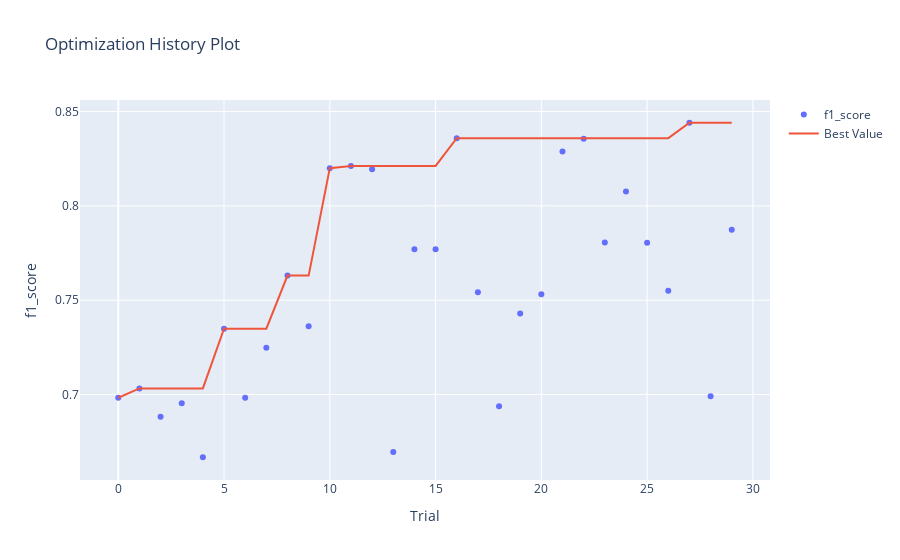

The cell this chart's notebook holds for it:
### Markdown cell above
График истории оптимизации - отображает количество испытаний на оси Х и метрику на оси Y.

Следует использовать эту диаграмму, чтобы проверить, идет ли оптимизация гиперпараметров в правильном направлении или нет.

### Code cell
optuna.visualization.plot_optimization_history(study, target_name="f1_score")

### Figure 1 — Plotly figure (JSON) as saved in the notebook; plotly's stock layout.template omitted (floating-point values rounded to 4 significant figures)
{"data": [{"mode": "markers", "name": "f1_score", "type": "scatter", "x": [0, 1, 2, 3, 4, 5, 6, 7, 8, 9, 10, 11, 12, 13, 14, 15, 16, 17, 18, 19, 20, 21, 22, 23, 24, 25, 26, 27, 28, 29], "y": [0.6983, 0.7033, 0.6883, 0.6954, 0.6668, 0.7349, 0.6983, 0.7248, 0.763, 0.7362, 0.82, 0.8212, 0.8194, 0.6696, 0.777, 0.777, 0.8359, 0.7542, 0.6938, 0.743, 0.7532, 0.8288, 0.8356, 0.7806, 0.8076, 0.7804, 0.755, 0.844, 0.6992, 0.7874]}, {"name": "Best Value", "type": "scatter", "x": [0, 1, 2, 3, 4, 5, 6, 7, 8, 9, 10, 11, 12, 13, 14, 15, 16, 17, 18, 19, 20, 21, 22, 23, 24, 25, 26, 27, 28, 29], "y": [0.6983, 0.7033, 0.7033, 0.7033, 0.7033, 0.7349, 0.7349, 0.7349, 0.763, 0.763, 0.82, 0.8212, 0.8212, 0.8212, 0.8212, 0.8212, 0.8359, 0.8359, 0.8359, 0.8359, 0.8359, 0.8359, 0.8359, 0.8359, 0.8359, 0.8359, 0.8359, 0.844, 0.844, 0.844]}], "layout": {"title": {"text": "Optimization History Plot"}, "xaxis": {"title": {"text": "Trial"}}, "yaxis": {"title": {"text": "f1_score"}}}}
